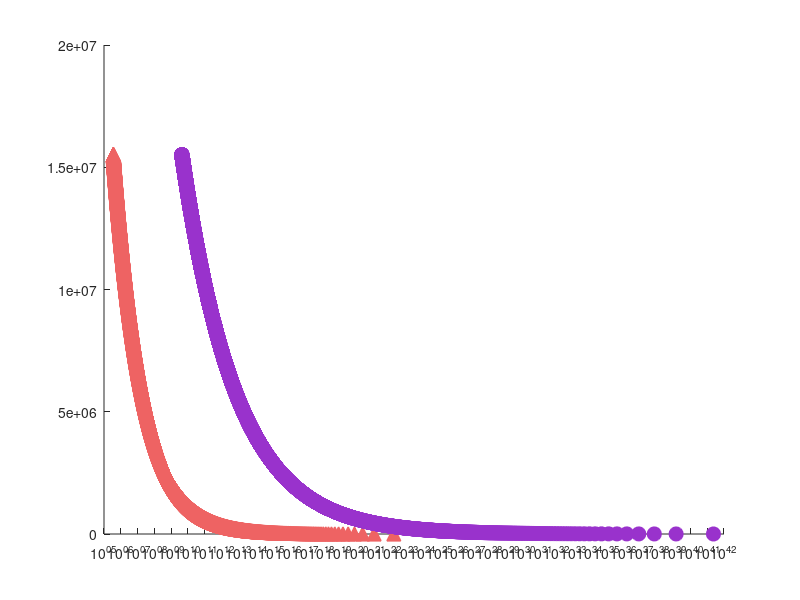

Recreate this plot in MATLAB.
clear;clc
%---------------------Verified parameters in random loading case-----------------------------
b1=1.5;                    %weakening scales distribution exponent
b2=5;                    %weakening scales distribution exponent
a=0.1;                %sensitivity of sequence effect(control alp>0)
WF=5.58e5;            %dissipated energy to failure per unit volume
X=1.065;                 %Major damage threshold (meaning S_{max} must be greater than X/2*yield to activate magnification)
pb=1.4;                %Major damage power
%---------------------Verified parameters in constant loading case-----------------------------
y=230e6;           %macroscopic yield stress
E=72e9;              %Young's modulus
k=6e8;                 %hardening parameter
nu=0.3;                     %poisson's ratio
sigu=320e6;             %ultimite stress
n0=1;                   %number of initial local defects
lam=0.3;               %hydrostatic pressure sensitivity
gam=0.1;             %material parameter from Chaboche law(Wohler curve exponent)
maxstress11=190e5;
stress11=0:1000:maxstress11;
Smax=sqrt(2/3).*stress11;
hydro=1/3.*stress11;
yield=y-lam.*hydro;

sequence=((Smax.*yield.^-1).*(X-Smax.*yield.^-1).^-1).^pb;
alp=1-a.*sequence;

NF1=((1+gam)*a*sequence).^-1*WF*E*(E+k*nu)*b1*(b1+1)*(n0*(4*(E-k)*(1+nu)*(b1-1)))^-1.*yield.^(b1-1).*Smax.^(-b1-1);
NF2=((1+gam)*a*sequence).^-1*WF*E*(E+k*nu)*b2*(b2+1)*(n0*(4*(E-k)*(1+nu)*(b2-1)))^-1.*yield.^(b2-1).*Smax.^(-b2-1);
hold on;
sn1=semilogx(NF1,Smax,'LineStyle', 'none','LineWidth', 1,'Marker', '^', 'MarkerSize', 10, ...
            'MarkerEdgeColor', [238 99 99]/255, 'MarkerFaceColor',[238 99 99]/255);
sn2=semilogx(NF2,Smax,'LineStyle', 'none','LineWidth', 1,'Marker', 'o', 'MarkerSize', 10, ...
            'MarkerEdgeColor', [153 50 204]/255, 'MarkerFaceColor',[153 50 204]/255);
